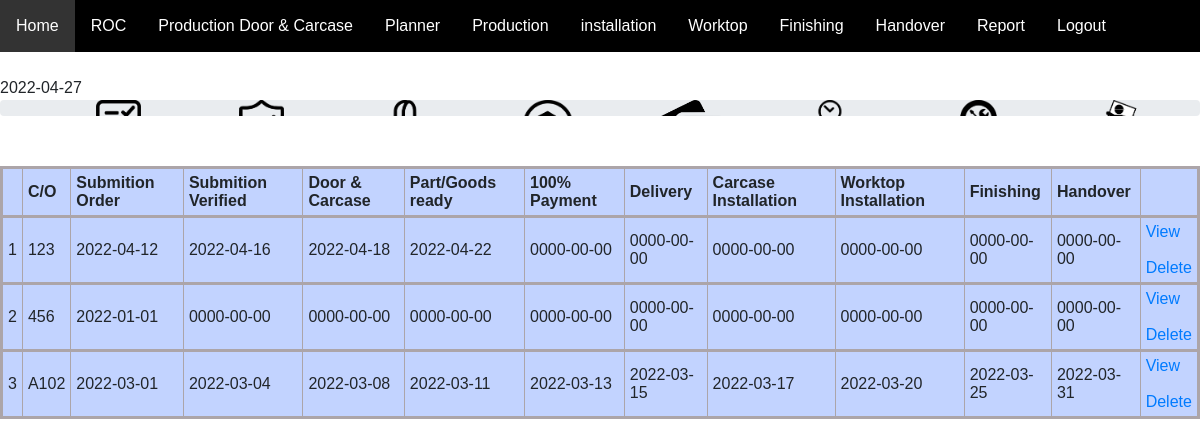
The page /ifkitchen/report.php on the database its author committed.
### tables this page shows
CREATE TABLE `progress` (
  `idprogress` int(10) NOT NULL,
  `customerno` text NOT NULL,
  `sorder` date NOT NULL,
  `sverify` date NOT NULL,
  `door_carcase` date NOT NULL,
  `part_goods` date NOT NULL,
  `payment` date NOT NULL,
  `delivery` date NOT NULL,
  `carcase_installation` date NOT NULL,
  `worktop_installation` date NOT NULL,
  `finishing` date NOT NULL,
  `handover` date NOT NULL
);

### ifkitchen/report.php (the view, shortened to what this page needs)
<html>
<head>
      <?php include('navbar.php');?>
      <link rel="stylesheet" type="text/css" href="progress.css">
      <link rel="stylesheet" type="text/css" href="style.css">
      <link rel="stylesheet"  href="https://stackpath.bootstrapcdn.com/font-awesome/4.7.0/css/font-awesome.min.css">
    </head>
<body>
        <?php
            $sorder = new DateTime();
            echo $sorder->format('Y-m-d');
           ?>
   <div class="progress">
                <ul class="probar">
            <li>
                <img src="submitorder.png" ><br>
            </li>
            <li>
                <img src="verify.png"><br>
            </li>
            <li>
                <img src="door.png"><br>
            </li>
            <li>
                <img src="goods.png"><br>
            </li>
            <li>
                <img src="payment.png"><br>
            </li>
            <li>
                <img src="delivery.png"><br>
            </li>
            <li>
                <img src="carcaseinstallation.png"><br>
            </li>
            <li>
                <img src="worktop.png"><br>
            </li>
        </ul>
    </div>
    <table border="1" cellpadding="5" align="center">
               <tr>
                    <th><b></b></th>
                    <th><b>C/O</b></th>
                    <th><b>Submition Order</b></th>
                    <th><b>Submition Verified</b></th>
                    <th><b>Door & Carcase</b></th>
                    <th><b>Part/Goods ready</b></th>
                    <th><b>100% Payment</b></th>
                    <th><b>Delivery</b></th>
                    <th><b>Carcase Installation</b></th>
                    <th><b>Worktop Installation</b></th>
                    <th><b>Finishing</b></th>
                    <th><b>Handover</b></th>
                    <th><b></b></th>
               </tr>
               <?php
			$i = 1;
			include 'connection.php';
			$qry = $conn->query("SELECT * FROM progress ");
			while($row=$qry->fetch_assoc()):
			 ?>
		  <tbody>
		  <tr>
		  <td><?php echo $i++ ?></td>
          <td><?php echo $row['customerno'];?></td>
		  <td><?php echo $row['sorder'];?></td>
		  <td><?php echo $row['sverify'];?></td>
		  <td><?php echo $row['door_carcase'];?></td>
		  <td><?php echo $row['part_goods'];?></td>
          <td><?php echo $row['payment'];?></td>
          <td><?php echo $row['delivery'];?></td>
          <td><?php echo $row['carcase_installation'];?></td>
          <td><?php echo $row['worktop_installation'];?></td>
          <td><?php echo $row['finishing'];?></td>
          <td><?php echo $row['handover'];?></td>
		  <td>
                <a href= "view.php?idprogress=<?php echo $row['idprogress'];?>">View</a>
                <br><br>
				<a href="delete.php?uid=<?php echo $row['idprogress'];?>" onclick=" return confirm ('Are you sure to delete this user?')">Delete</a>
		  </td>
        </tr>
			<?php endwhile; ?>
		</tbody>
	</table>
</body>
</html>

### ifkitchen/navbar.php (shortened to what this page needs)
<html>
	<head>
		<link href="css/bootstrap.min.css" rel="stylesheet">
	</head>
	<body>
		<ul class="topnav">
			<li><a class="active"href="homepage.php">Home</a></li>
			<li><a href="adminroc.php">ROC</a></li>
			<li><a href="adminproductiondoor.php">Production Door & Carcase</a></li>
			<li><a href="">Planner</a></li>
			<li><a href="">Production</a></li>
			<li><a href="">installation</a></li>
			<li><a href="">Worktop</a></li>
			<li><a href="">Finishing</a></li>
			<li><a href="">Handover</a></li>
			<li><a href="report.php">Report</a></li>
			<li><a href="login.php">Logout</a></li>
		</ul>
		<br>
		</body>
</html>

### ifkitchen/progress.css (style rules this page uses)
.progress { margin: 0px auto; }
.progress img { height: 50px; margin-bottom: 40px; }
ul.probar { text-align: center; }
ul.probar li { display: inline-block; width: 140px; position: relative; }

### ifkitchen/style.css (style rules this page uses)
table { border: black; border-collapse: collapse; margin:10px; margin-top:50px; margin-left: auto; margin-right: auto; }
Body { font-family: Calibri, Helvetica, sans-serif; }
tr { border: 3px solid #aca5a9; background-color: rgba(174, 196, 255, 0.747); padding: 10px; }

### ifkitchen/navbar.php (style rules this page uses)
html { font-family: Arial; display: inline-block; margin: 0px auto; text-align: left; }
ul.topnav { list-style-type: none; margin: auto; padding: 0; overflow: hidden; background-color:black; width: 100%; }
ul.topnav li { float: left; }
ul.topnav li a { display: block; color: white; text-align: center; padding: 14px 16px; text-decoration: none; }
ul.topnav li a.active { background-color: #333; }

### rows shown on the page
progress: customerno "123", sorder "2022-04-12", sverify "2022-04-16", door_carcase "2022-04-18", part_goods "2022-04-22", payment "0000-00-00", delivery "0000-00-00", carcase_installation "0000-00-00", worktop_installation "0000-00-00", finishing "0000-00-00", handover "0000-00-00"
progress: customerno "456", sorder "2022-01-01", sverify "0000-00-00", door_carcase "0000-00-00", part_goods "0000-00-00", payment "0000-00-00", delivery "0000-00-00", carcase_installation "0000-00-00", worktop_installation "0000-00-00", finishing "0000-00-00", handover "0000-00-00"
progress: customerno "A102", sorder "2022-03-01", sverify "2022-03-04", door_carcase "2022-03-08", part_goods "2022-03-11", payment "2022-03-13", delivery "2022-03-15", carcase_installation "2022-03-17", worktop_installation "2022-03-20", finishing "2022-03-25", handover "2022-03-31"

### other values the page prints
$sorder->format('Y-m-d') "2022-04-27"
